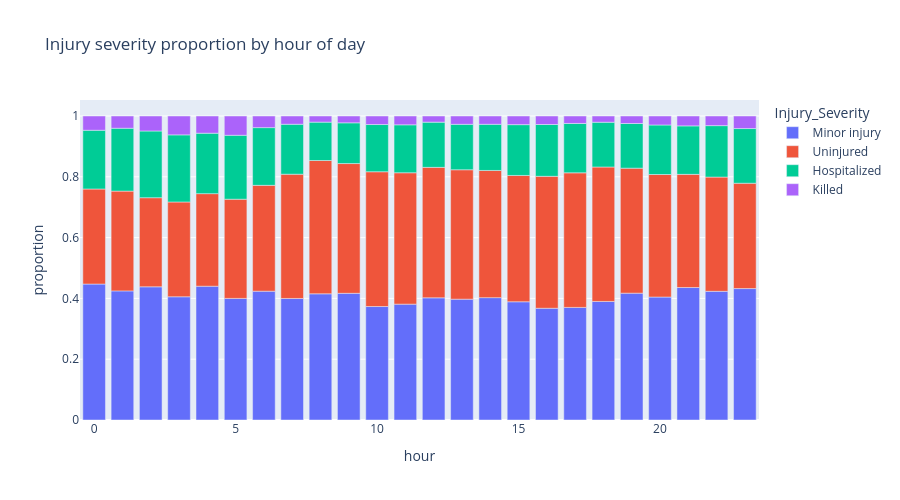

The notebook cell this image was saved under:
### Markdown cell above
## 2. Severity by Hour of Day

**Question:** Are nighttime accidents proportionally more severe?

### Code cell
df_grav_hour = df.groupby('hour')['Injury_Severity'].value_counts(normalize=True).reset_index()

px.bar(df_grav_hour, x='hour', y='proportion', color='Injury_Severity',
       title='Injury severity proportion by hour of day', height=500)

### Figure 1 — Plotly figure (JSON) as saved in the notebook; plotly's stock layout.template omitted (floating-point values rounded to 4 significant figures)
{"data": [{"hovertemplate": "Injury_Severity=Minor injury<br>hour=%{x}<br>proportion=%{y}<extra></extra>", "legendgroup": "Minor injury", "marker": {"color": "#636efa", "pattern": {"shape": ""}}, "name": "Minor injury", "orientation": "v", "showlegend": true, "textposition": "auto", "type": "bar", "x": [0, 1, 2, 3, 4, 5, 6, 7, 8, 9, 10, 11, 12, 13, 14, 15, 16, 17, 18, 19, 20, 21, 22, 23], "xaxis": "x", "y": [0.4472, 0.4247, 0.4382, 0.4053, 0.4401, 0.4, 0.4238, 0.3998, 0.4151, 0.4167, 0.3733, 0.3811, 0.4019, 0.3975, 0.4025, 0.3889, 0.3676, 0.3704, 0.39, 0.4172, 0.4045, 0.4358, 0.4234, 0.4323], "yaxis": "y"}, {"hovertemplate": "Injury_Severity=Uninjured<br>hour=%{x}<br>proportion=%{y}<extra></extra>", "legendgroup": "Uninjured", "marker": {"color": "#EF553B", "pattern": {"shape": ""}}, "name": "Uninjured", "orientation": "v", "showlegend": true, "textposition": "auto", "type": "bar", "x": [0, 1, 2, 3, 4, 5, 6, 7, 8, 9, 10, 11, 12, 13, 14, 15, 16, 17, 18, 19, 20, 21, 22, 23], "xaxis": "x", "y": [0.3127, 0.3282, 0.2931, 0.3119, 0.3045, 0.3263, 0.3482, 0.4087, 0.4385, 0.4269, 0.4434, 0.4322, 0.4292, 0.4257, 0.4183, 0.4155, 0.434, 0.4427, 0.4422, 0.4112, 0.4031, 0.3723, 0.3757, 0.3465], "yaxis": "y"}, {"hovertemplate": "Injury_Severity=Hospitalized<br>hour=%{x}<br>proportion=%{y}<extra></extra>", "legendgroup": "Hospitalized", "marker": {"color": "#00cc96", "pattern": {"shape": ""}}, "name": "Hospitalized", "orientation": "v", "showlegend": true, "textposition": "auto", "type": "bar", "x": [0, 1, 2, 3, 4, 5, 6, 7, 8, 9, 10, 11, 12, 13, 14, 15, 16, 17, 18, 19, 20, 21, 22, 23], "xaxis": "x", "y": [0.1932, 0.2068, 0.2194, 0.2207, 0.1988, 0.2103, 0.1899, 0.1644, 0.1262, 0.1339, 0.1553, 0.1577, 0.1487, 0.1493, 0.1518, 0.1672, 0.1705, 0.1624, 0.1473, 0.147, 0.1629, 0.1595, 0.1693, 0.1799], "yaxis": "y"}, {"hovertemplate": "Injury_Severity=Killed<br>hour=%{x}<br>proportion=%{y}<extra></extra>", "legendgroup": "Killed", "marker": {"color": "#ab63fa", "pattern": {"shape": ""}}, "name": "Killed", "orientation": "v", "showlegend": true, "textposition": "auto", "type": "bar", "x": [0, 1, 2, 3, 4, 5, 6, 7, 8, 9, 10, 11, 12, 13, 14, 15, 16, 17, 18, 19, 20, 21, 22, 23], "xaxis": "x", "y": [0.04688, 0.04026, 0.04932, 0.06206, 0.05657, 0.06346, 0.03822, 0.02713, 0.02018, 0.02245, 0.02804, 0.02895, 0.02019, 0.02745, 0.02736, 0.02844, 0.02796, 0.02447, 0.02051, 0.02464, 0.02953, 0.03251, 0.03168, 0.04125], "yaxis": "y"}], "layout": {"barmode": "relative", "height": 500, "legend": {"title": {"text": "Injury_Severity"}, "tracegroupgap": 0}, "title": {"text": "Injury severity proportion by hour of day"}, "xaxis": {"anchor": "y", "domain": [0, 1], "title": {"text": "hour"}}, "yaxis": {"anchor": "x", "domain": [0, 1], "title": {"text": "proportion"}}}}
